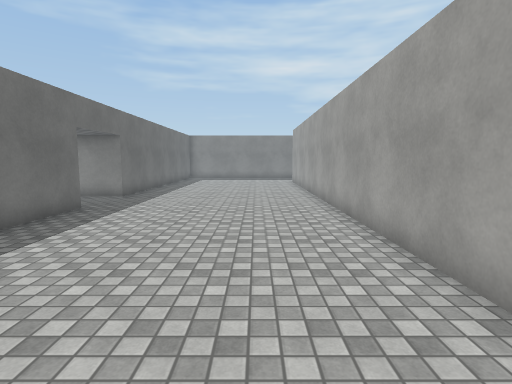
[1] (above)

20 first-person views from a walk through a 3-D level made in the Unity game engine. The camera is 1.5 m above the floor, tilts 6° down and sees 80° across. The floor is counted in squares, 1 m on a side. Each view is taken from the middle of a square. On the plan, view 1 faces up. The plan holds only what a view shows up to about 15 squares ahead; the rest is blank. The player character is not drawn. Surface patterns are stand-ins for the level's own textures.

[2]
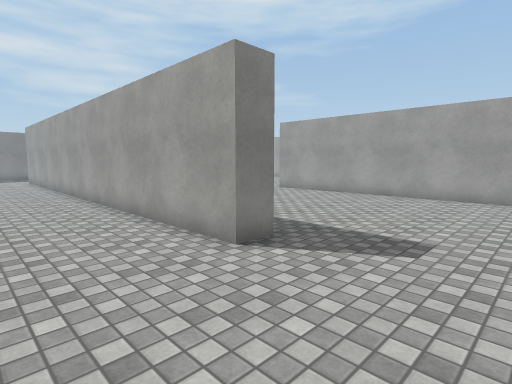

[3]
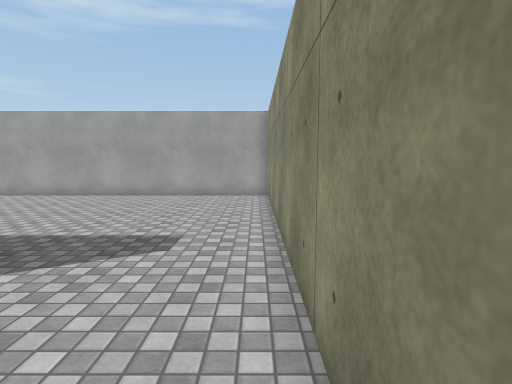

[4]
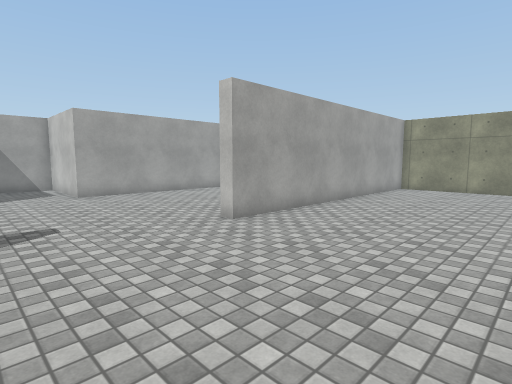

[5]
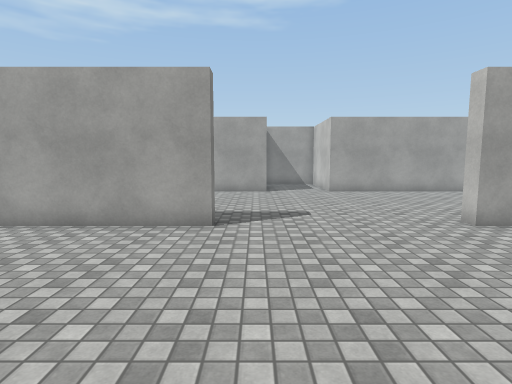

[6]
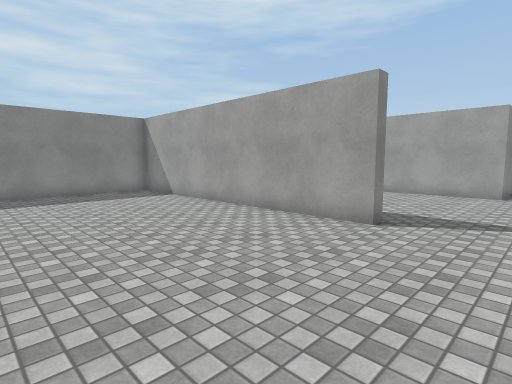

[7]
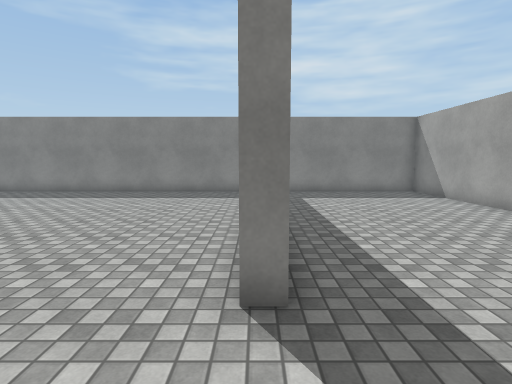

[8]
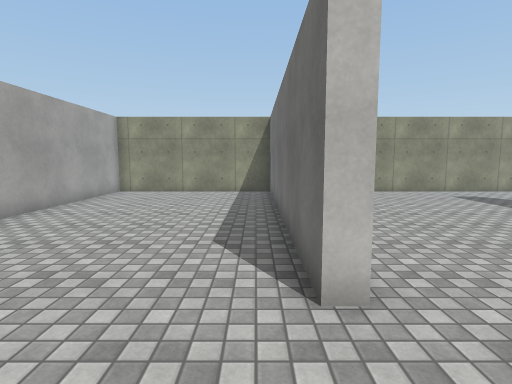

[9]
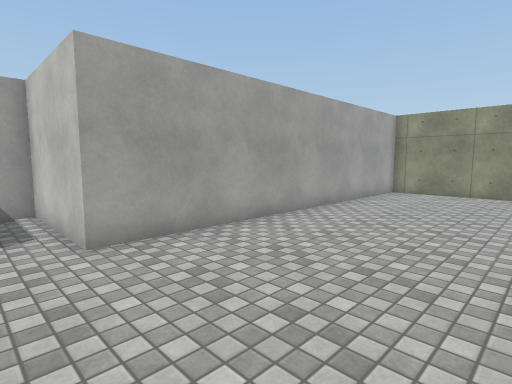

[10]
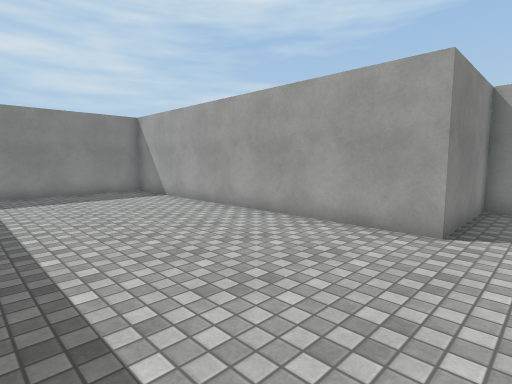

[11]
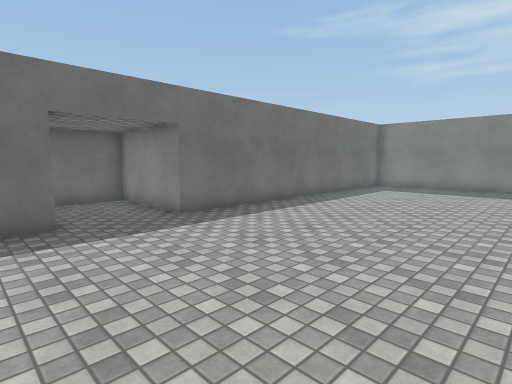

[12]
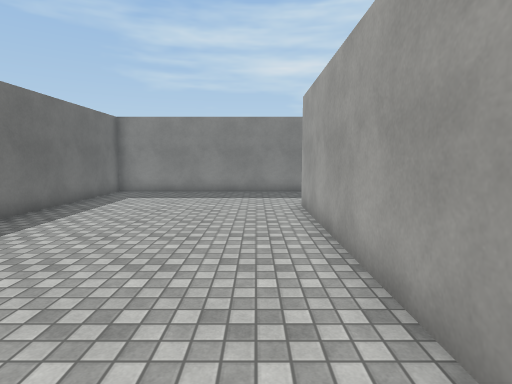

[13]
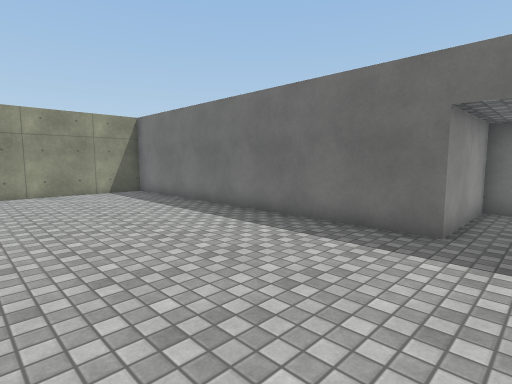

[14]
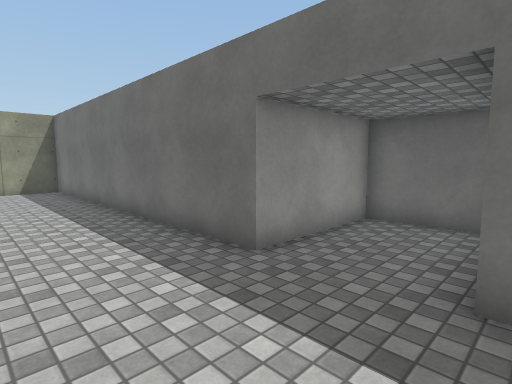

[15]
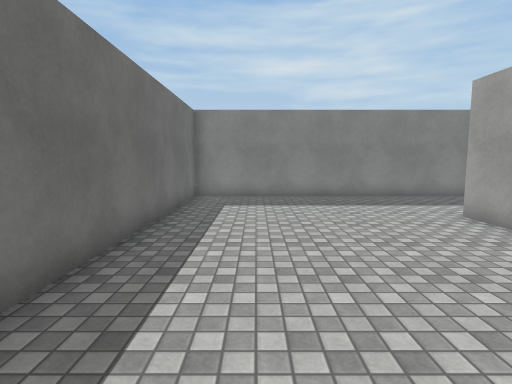

[16]
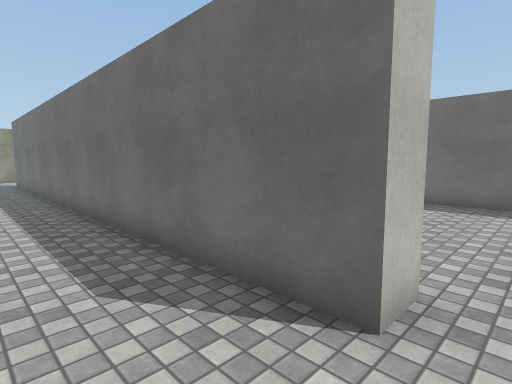

[17]
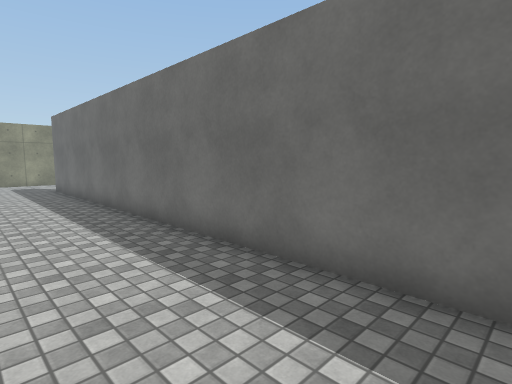

[18]
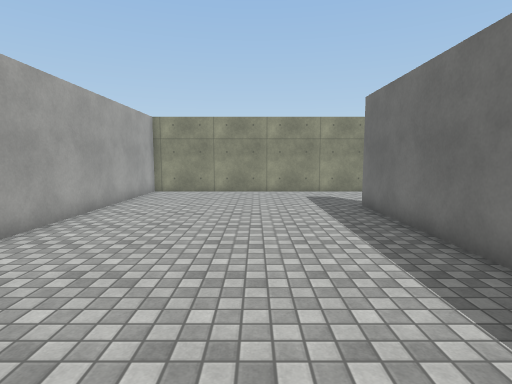

[19]
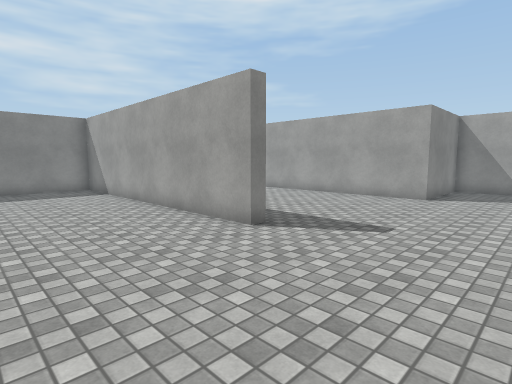

[20]
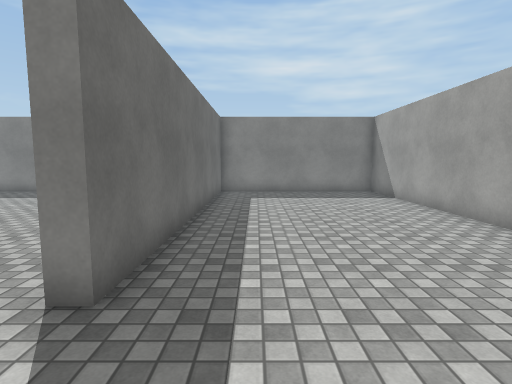

### Floor plan
Points are (right, up) in squares from view 1. A wall is a line through its corners. A room is listed if a view was taken in it or the views show most of it. See-through windows are left out.
Room 1 (views 1, 2, 3, 4, 5, 6, 7, 8, 9, 10, 11, 12, 13, 14, 15, 16, 17, 18, 19, 20)
walls: (11.8, 8) (12.3, 8) (12.3, -3.5) (19.5, -3.5) (19.5, 9.5) (23.7, 9.5) (23.7, 12.5) (19.5, 12.5) (19.5, 25.5) (12.3, 25.5) (12.3, 14) (11.8, 14) (11.8, 25.5) (-5.5, 25.5) (-5.5, 12.5) (-9.5, 12.5) (-9.5, 9.5) (-5.5, 9.5) (-5.5, -3.5) (11.8, -3.5) (11.8, 8); (3.5, 1) (2.5, 1) (2.5, 21) (3.5, 21) (3.5, 1)

Where each view was taken, in squares from view 1:
view 1: 0 up, 0 right, facing up
view 2: 3 down, 1 left, facing up-right
view 3: 3 down, 1 left, facing right
view 4: 13 up, 6 right, facing down-right
view 5: 13 up, 5 right, facing right
view 6: 11 up, 5 right, facing up-right
view 7: 11 up, 12 right, facing up
view 8: 11 up, 13 right, facing down
view 9: 11 up, 14 right, facing down-right
view 10: 11 up, 13 right, facing up-right
view 11: 8 up, 2 right, facing up-left
view 12: 11 up, 1 right, facing up
view 13: 11 up, 1 right, facing down-left
view 14: 13 up, 2 left, facing down-left
view 15: 13 up, 3 left, facing up
view 16: 22 up, 6 right, facing down-left
view 17: 18 up, 7 right, facing down-left
view 18: 11 up, 7 right, facing down
view 19: 9 up, 7 right, facing up-right
view 20: 11 up, 14 right, facing up
